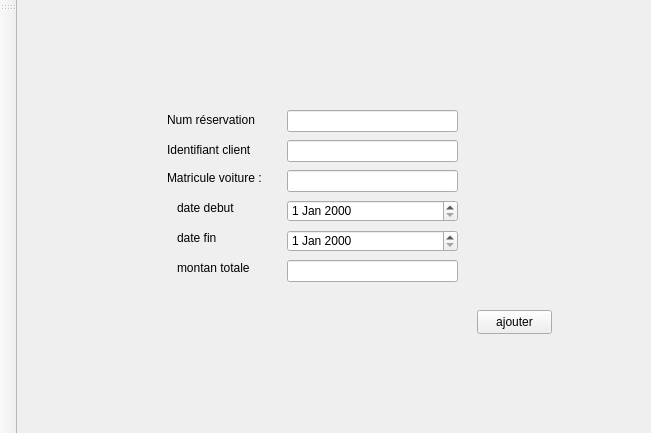
<?xml version="1.0" encoding="UTF-8"?>
<ui version="4.0">
 <class>MainWindow</class>
 <widget class="QMainWindow" name="MainWindow">
  <property name="geometry">
   <rect>
    <x>0</x>
    <y>0</y>
    <width>651</width>
    <height>433</height>
   </rect>
  </property>
  <property name="windowTitle">
   <string>MainWindow</string>
  </property>
  <property name="styleSheet">
   <string notr="true">
font: 87 10pt &quot;Poppins&quot;
rgb(0, 170, 0)</string>
  </property>
  <widget class="QWidget" name="centralwidget">
   <widget class="QPushButton" name="ajouter">
    <property name="geometry">
     <rect>
      <x>460</x>
      <y>310</y>
      <width>75</width>
      <height>24</height>
     </rect>
    </property>
    <property name="text">
     <string>ajouter</string>
    </property>
   </widget>
   <widget class="QLabel" name="matricule">
    <property name="geometry">
     <rect>
      <x>150</x>
      <y>170</y>
      <width>121</width>
      <height>16</height>
     </rect>
    </property>
    <property name="text">
     <string>Matricule voiture :</string>
    </property>
   </widget>
   <widget class="QLineEdit" name="numres">
    <property name="geometry">
     <rect>
      <x>270</x>
      <y>110</y>
      <width>171</width>
      <height>22</height>
     </rect>
    </property>
   </widget>
   <widget class="QLabel" name="numero">
    <property name="geometry">
     <rect>
      <x>150</x>
      <y>110</y>
      <width>111</width>
      <height>20</height>
     </rect>
    </property>
    <property name="text">
     <string>Num réservation</string>
    </property>
   </widget>
   <widget class="QDateEdit" name="dateEdit_2_fin">
    <property name="geometry">
     <rect>
      <x>270</x>
      <y>230</y>
      <width>171</width>
      <height>22</height>
     </rect>
    </property>
   </widget>
   <widget class="QLabel" name="date_fin">
    <property name="geometry">
     <rect>
      <x>160</x>
      <y>230</y>
      <width>56</width>
      <height>16</height>
     </rect>
    </property>
    <property name="text">
     <string>date fin</string>
    </property>
   </widget>
   <widget class="QLabel" name="montant">
    <property name="geometry">
     <rect>
      <x>160</x>
      <y>260</y>
      <width>101</width>
      <height>16</height>
     </rect>
    </property>
    <property name="text">
     <string>montan totale</string>
    </property>
   </widget>
   <widget class="QLineEdit" name="numvoiture">
    <property name="geometry">
     <rect>
      <x>270</x>
      <y>170</y>
      <width>171</width>
      <height>22</height>
     </rect>
    </property>
   </widget>
   <widget class="QDateEdit" name="dateEdit_debut">
    <property name="geometry">
     <rect>
      <x>270</x>
      <y>200</y>
      <width>171</width>
      <height>22</height>
     </rect>
    </property>
   </widget>
   <widget class="QLabel" name="id_client">
    <property name="geometry">
     <rect>
      <x>150</x>
      <y>140</y>
      <width>111</width>
      <height>20</height>
     </rect>
    </property>
    <property name="text">
     <string>Identifiant client</string>
    </property>
   </widget>
   <widget class="QLineEdit" name="montant_2">
    <property name="geometry">
     <rect>
      <x>270</x>
      <y>260</y>
      <width>171</width>
      <height>22</height>
     </rect>
    </property>
   </widget>
   <widget class="QLineEdit" name="numcl">
    <property name="geometry">
     <rect>
      <x>270</x>
      <y>140</y>
      <width>171</width>
      <height>22</height>
     </rect>
    </property>
   </widget>
   <widget class="QLabel" name="date_debut">
    <property name="geometry">
     <rect>
      <x>160</x>
      <y>200</y>
      <width>91</width>
      <height>16</height>
     </rect>
    </property>
    <property name="text">
     <string>date debut</string>
    </property>
   </widget>
  </widget>
  <widget class="QToolBar" name="toolBar">
   <property name="windowTitle">
    <string>toolBar</string>
   </property>
   <attribute name="toolBarArea">
    <enum>LeftToolBarArea</enum>
   </attribute>
   <attribute name="toolBarBreak">
    <bool>false</bool>
   </attribute>
  </widget>
  <widget class="QMenuBar" name="menuBar">
   <property name="geometry">
    <rect>
     <x>0</x>
     <y>0</y>
     <width>651</width>
     <height>25</height>
    </rect>
   </property>
  </widget>
 </widget>
 <resources/>
 <connections/>
</ui>
